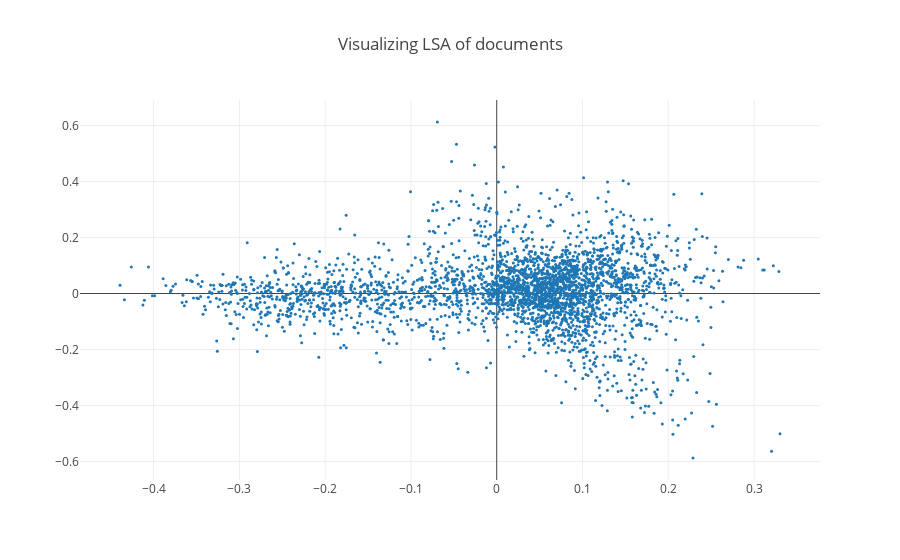

Source (notebook cell):
### Code cell
plot_lsa(-1*dls[:,1], dls[:,2]) \
    .update_layout(title_text = "Visualizing LSA of documents") \
    .show()

### Figure 1 — Plotly figure (JSON) as saved in the notebook; plotly's stock layout.template omitted (floating-point values rounded to 4 significant figures; data arrays with more than 128 entries replaced by an {"elided": "..."} marker saying what was removed)
{"data": [{"marker": {"size": 3}, "mode": "markers+text", "name": "Markers and Text", "type": "scatter", "x": {"elided": "3229 float values"}, "y": {"elided": "3229 float values"}}], "layout": {"autosize": true, "title": {"text": "Visualizing LSA of documents"}, "xaxis": {"autorange": true, "range": [-0.4868, 0.3778], "type": "linear"}, "yaxis": {"autorange": true, "range": [-0.6615, 0.6866], "type": "linear"}}}
